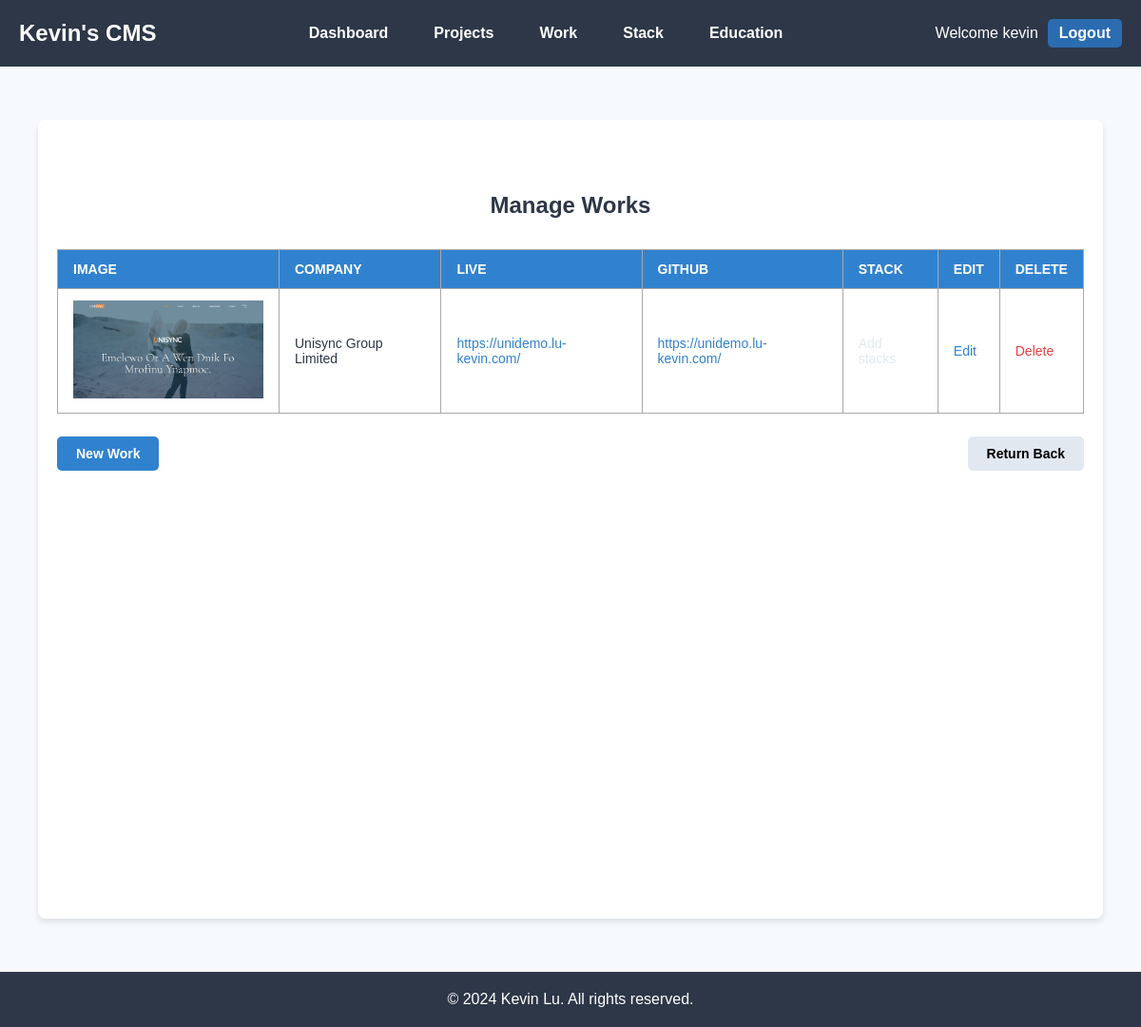
The page /works/ (signed in) on the database as committed earlier.
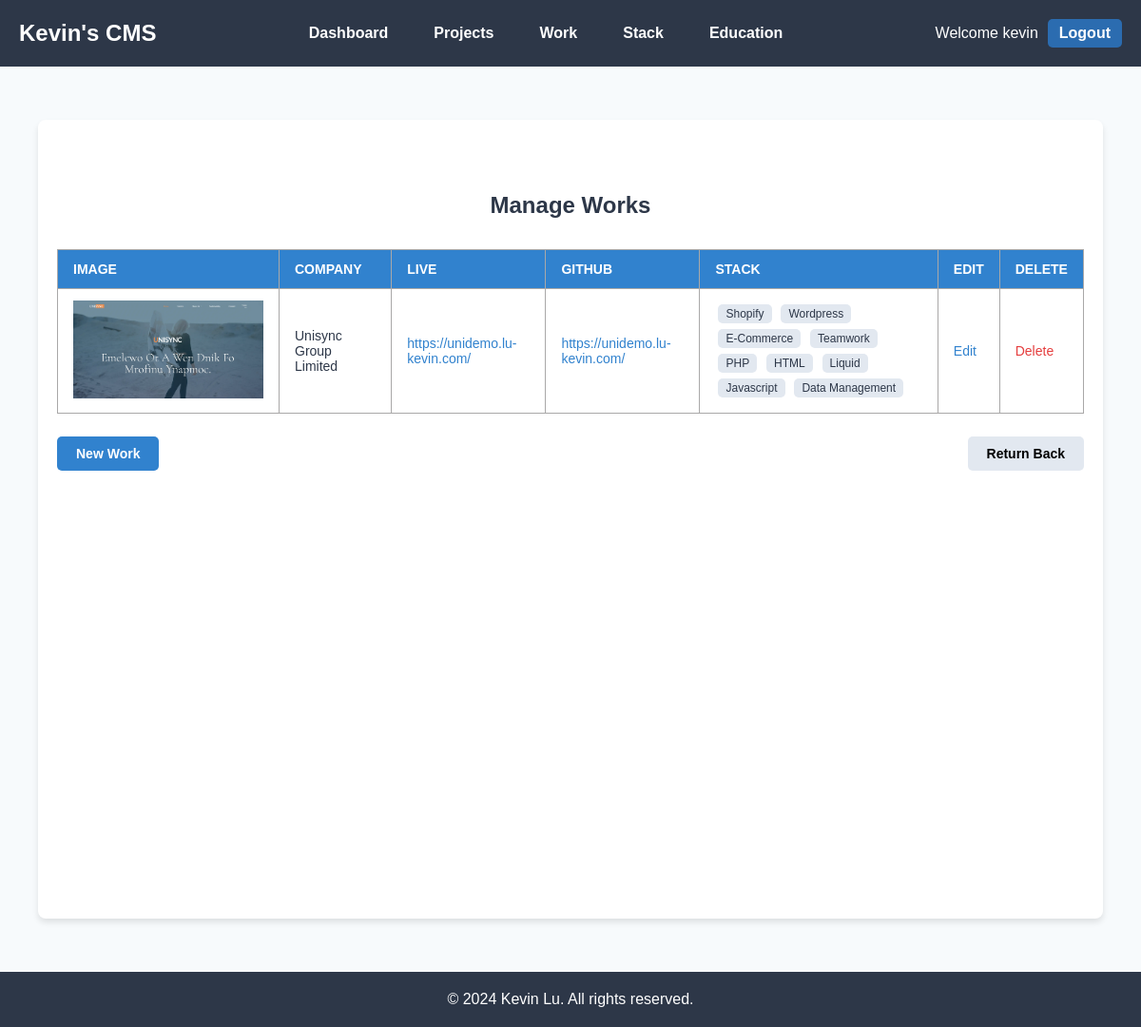
The same page on the database as committed later.
### main/models.py (models this page shows, shortened)
class Work(models.Model):
    title = models.CharField(max_length=100)
    position = models.CharField(max_length=100,null=True, blank=True)
    duration = models.CharField(max_length=100,null=True, blank=True)
    url = models.URLField(null=True, blank=True)
    github = models.URLField(null=True, blank=True)
    image = models.ImageField(upload_to='works/',null=True, blank=True)
    subtitle = models.TextField(null=True, blank=True)
    content1 = models.TextField(null=True, blank=True)
    content2 = models.TextField(null=True, blank=True)
    content3 = models.TextField(null=True, blank=True)
    stacks = models.ManyToManyField('Stack', related_name='works', blank=True)
    created = models.DateTimeField(auto_now_add=True)
    updated = models.DateTimeField(auto_now=True)

class Stack(models.Model):
    name = models.CharField(max_length=100)
    url = models.URLField(null=True, blank=True)
    image = models.ImageField(upload_to='stacks/',null=True, blank=True)
    created = models.DateTimeField(auto_now_add=True)
    updated = models.DateTimeField(auto_now=True)

### main/views.py (the view)
# urls.py: path('works/', views.work_list_view, name='work-list'),
@login_required
def work_list_view(request):
    works = Work.objects.prefetch_related('stacks').all()
    return render(request, 'main/works/work_list.html', {'works': works})

### main/templates/main/works/work_list.html (shortened to what this page needs)
{% extends 'main/base.html' %}
{% block content %}
<div class="list-container">
  <div class="list-content">
    <p class="list-heading">Manage Works</p>
    <table class="list-table">
      <thead>
        <tr class="list-table-header">
          <th class="list-table-cell">Image</th>
          <th class="list-table-cell">Company</th>
          <th class="list-table-cell">Live</th>
          <th class="list-table-cell">GitHub</th>
          <th class="list-table-cell">Stack</th>
          <th class="list-table-cell">Edit</th>
          <th class="list-table-cell">Delete</th>
        </tr>
      </thead>
      <tbody>
        {% for work in works %}
        <tr class="list-table-row">
          <td class="list-table-cell">
            {% if work.image %}
            <img src="{{ work.image.url }}" width="200" />
            {% endif %}
          </td>
          <td class="list-table-cell">{{ work.title }}</td>
          <td class="list-table-cell">
            <a href="{{ work.url }}" class="list-link" target="_blank">{{ work.url }}</a>
          </td>
          <td class="list-table-cell">
            <a href="{{ work.github }}" class="list-link" target="_blank">{{ work.github }}</a>
          </td>
          <td class="list-table-cell">
            {% if work.stacks.all %}
              {% for stack in work.stacks.all %}
                <span class="list-stack-tag">{{ stack.name }}</span>
              {% endfor %}
            {% else %}
              <span class="list-stack-placeholder">Add stacks</span>
            {% endif %}
          </td>
          <td class="list-table-cell">
            <a href="{% url 'edit-work' work.id %}" class="list-action-link">Edit</a>
          </td>
          <td class="list-table-cell">
            <a href="{% url 'delete-work' work.id %}" class="list-action-link list-delete-link">Delete</a>
          </td>
        </tr>
        {% empty %}
        <tr>
          <td colspan="7" class="list-empty-message">
            No works available.
          </td>
        </tr>
        {% endfor %}
      </tbody>
    </table>
    <div class="list-button-container">
      <a href="{% url 'add-work' %}" class="list-button list-new">New Work</a>
      <a href="{% url 'dashboard-view' %}" class="list-button list-return-back">Return Back</a>
    </div>
  </div>
</div>
{% endblock %}

### main/templates/main/base.html (shortened to what this page needs)
{% load static %}
<!DOCTYPE html>
<html lang="en">
<head>
    <link rel="stylesheet" href="{% static 'css/styles.css' %}">
</head>
<body class="base-body">
    <header class="base-header">
        <div class="base-container base-header-container">
            <a href="{% url 'dashboard-view' %}" class="base-logo">Kevin's CMS</a>
            <nav class="base-nav">
                <a href="{% url 'dashboard-view' %}" class="base-nav-link">Dashboard</a>
                <a href="{% url 'project-list' %}"  class="base-nav-link">Projects</a>
                <a href="{% url 'work-list' %}" class="base-nav-link">Work</a>
                <a href="{% url 'stack-list' %}" class="base-nav-link">Stack</a>
                <a href="{% url 'education-list' %}" class="base-nav-link">Education</a>
            </nav>
            <div class="base-login">
                {% if user.is_authenticated %}
                    <p>Welcome {{ user.username }}</p>
                    <a href="{% url 'logout' %}">Logout</a>
                {% else %}
                    <p>You are not logged in.</p>
                    <a href="{% url 'login' %}">Login</a>
                {% endif %}
            </div>
        </div>
    </header>
    <main class="base-container base-main">
        {% block content %}{% endblock %}
    </main>
    <footer class="base-footer">
        <div class="base-container base-footer-content">
            <p>&copy; 2024 Kevin Lu. All rights reserved.</p>
        </div>
    </footer>
</body>
</html>

### static/css/styles.css (style rules this page uses)
.base-body { font-family: Arial, sans-serif; color: #2d3748; background-color: #f7fafc; margin: 0; }
.base-header { background-color: #2d3748; color: #ffffff; padding: 20px 0; }
.base-container { max-width: 1200px; margin: 0 auto; padding: 0 20px; }
.base-header-container { display: flex; justify-content: space-between; align-items: center; }
.base-logo { font-size: 1.5rem; font-weight: bold; color: #ffffff; text-decoration: none; }
.base-nav { display: flex; gap: 3rem; }
.base-nav-link { color: #ffffff; text-decoration: none; font-size: 1rem; font-weight: 600; transition: color 0.3s; }
.base-login { font-family: Arial, sans-serif; display: flex; align-items: center; gap: 10px; }
.base-login p { font-size: 16px; color: #fff; margin: 0; }
.base-login a { color: #fff; font-weight: bold; text-decoration: none; padding: 6px 12px; background-color: #2b6cb0; border-radius: 5px; transition: background-color 0.3s ease; }
.base-main { padding: 40px 0; }
.base-footer { background-color: #2d3748; color: #ffffff; padding: 20px 0; }
.base-footer-content { text-align: center; }
.base-footer p { margin: 0; }
.list-container { max-width: 90%; min-height: 100vh; margin: 1rem auto; padding: 20px; background-color: #fff; border-radius: 8px; box-shadow: 0 4px 6px rgba(0, 0, 0, 0.1); }
.list-content { padding: 2rem 0; max-width: 1200px; margin: 0 auto; }
.list-heading { font-size: 24px; font-weight: bold; margin-bottom: 2rem; text-align: center; }
.list-table { width: 100%; border-collapse: collapse; border: 1px solid #a9a8a8; }
.list-table-header { background-color: #3182ce; color: white; text-transform: uppercase; font-size: 12px; }
.list-table-cell { padding: 12px 16px; text-align: left; font-size: 14px; border: 1px solid #a9a8a8; }
.list-link { color: #3182ce; text-decoration: none; }
.list-stack-tag { display: inline-block; background-color: #e2e8f0; font-size: 12px; padding: 3px 8px; border-radius: 5px; margin: 3px; }
.list-action-link { color: #3182ce; text-decoration: none; }
.list-delete-link { color: #e53e3e; }
.list-button-container { margin-top: 1.5rem; display: flex; justify-content: space-between; }
.list-button { text-decoration: none; padding: 10px 20px; font-size: 14px; font-weight: bold; border-radius: 5px; display: inline-block; text-align: center; }
.list-new { background-color: #3182ce; color: white; }
.list-return-back { text-decoration: none; background-color: #e2e8f0; color: black; }

Rows that differ between the two databases and show on the page:
shown differently, row unchanged: Work "Unisync Group Limited": no longer shows "Add stacks"
added Stack: name "Shopify"
added Stack: name "Wordpress"
added Stack: name "E-Commerce"
added Stack: name "Teamwork"
added Stack: name "PHP"
added Stack: name "HTML"
added Stack: name "Liquid"
added Stack: name "Javascript"
added Stack: name "Data Management"
